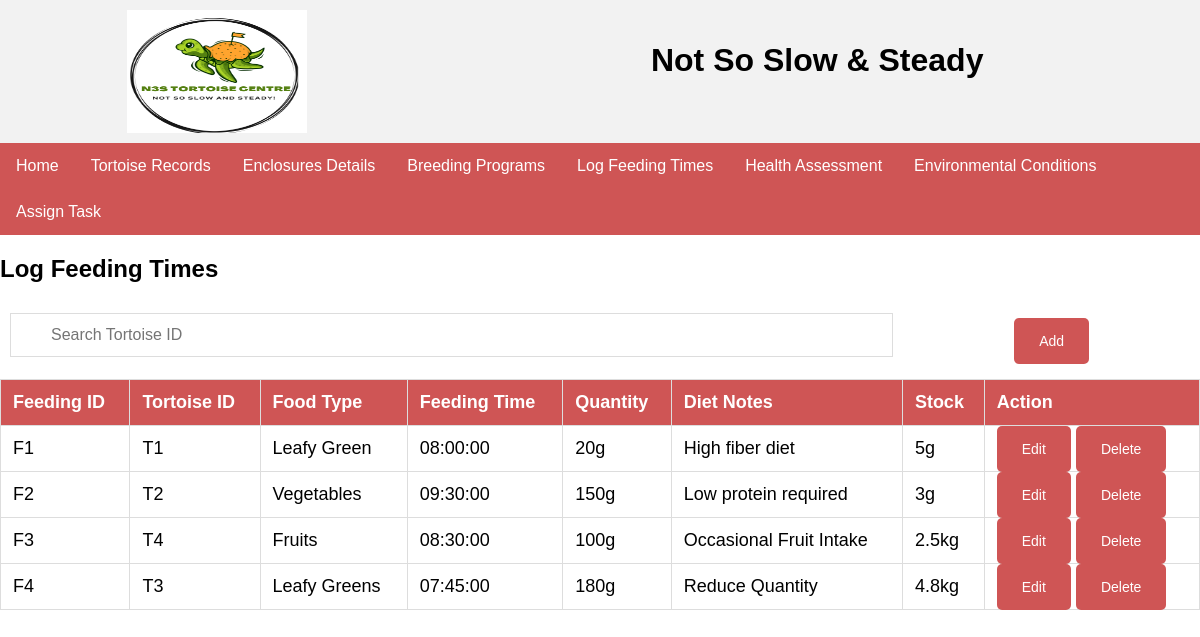
The page /feedingTimes.php on the database its author committed.
### tables this page shows
CREATE TABLE `feedingtimes` (
  `f_ID` varchar(100) NOT NULL,
  `t_ID` varchar(4) NOT NULL,
  `foodType` varchar(500) NOT NULL,
  `feedingTime` time NOT NULL,
  `quantity` varchar(1000) NOT NULL,
  `dietNotes` varchar(1000) NOT NULL,
  `stock` varchar(400) NOT NULL
);

### feedingTimes.php (the view, shortened to what this page needs)
<?php
include "./db.php";
$sql = " SELECT f_ID, t_ID, foodType, feedingTime, quantity, dietNotes, stock  FROM feedingtimes";
$result = $conn->query($sql);
?>
<!DOCTYPE html>
<html>
<head>
</head>
<body>
<table>
    <td style="border: 0px solid #ddd;"><img src="logo.png" width="180" height="123"></td>
    <td style="border: 0px solid #ddd;"><h1>Not So Slow & Steady</h1></td>
</table>
<ul>
  <li><a href="home.php">Home</a></li>
  <li><a href="tortoiseRecords.php">Tortoise Records</a></li>
  <li><a href="enclosure.php">Enclosures Details</a></li>
  <li><a href="breedingProgram.php">Breeding Programs</a></li>
  <li><a href="FeedingTimes.php">Log Feeding Times</a></li>
  <li><a href="healthAssessment.php">Health Assessment</a></li>
  <li><a href="environmentalConditions.php">Environmental Conditions</a></li>
  <li><a href="assignTask.php">Assign Task</a></li>
</ul>
<h2>Log Feeding Times</h2>
<table style="border: 0px solid #ddd;">
    <td style="border: 0px solid #ddd;"><input type="text" id="myInput" onkeyup="myFunction()" placeholder="Search Tortoise ID" title="Type ID"></td>
    <td style="border: 0px solid #ddd;"><a href="feedingTimes_Create.php" class="button">Add</a></td>
</table>
<table id="myTable">
  <tr class="header">
    <th>Feeding ID</th>
    <th>Tortoise ID</th>
    <th>Food Type</th>
    <th>Feeding Time</th>
    <th>Quantity</th>
    <th>Diet Notes</th>
    <th>Stock</th>
    <th>Action</th>
  </tr>
  <?php
    if ($result->num_rows > 0) {
      while ($row = $result->fetch_assoc()) {
  ?>
  <tr>
    <td><?php echo $row['f_ID']; ?></td>
    <td><?php echo $row['t_ID']; ?></td>
    <td><?php echo $row['foodType']; ?></td>
    <td><?php echo $row['feedingTime']; ?></td>
    <td><?php echo $row['quantity']; ?></td>
    <td><?php echo $row['dietNotes']; ?></td>
    <td><?php echo $row['stock']; ?></td>
    <td>
      <a href="feedingTimes_Update.php?f_ID=<?php echo $row['f_ID']; ?>" class="button">Edit</a>
      <a href="feedingTimes_Delete.php?f_ID=<?php echo $row['f_ID']; ?>" class="button" style="background-color: #cf5555;">Delete</a>
    </td>
  </tr>
  <?php
      }
    }
  ?>
</table>
</body>
</html>

### feedingTimes.php (style rules this page uses)
body { font-family: Arial; margin: 0; }
ul { list-style-type: none; margin: 0; padding: 0; overflow: hidden; background-color: #cf5555; }
ul li { float: left; }
ul li a { display: block; color: white; padding: 14px 16px; text-decoration: none; }
table { width: 100%; border-collapse: collapse; }
th, td { border: 1px solid #ddd; padding: 10px; text-align: center; }
th { background-color: #cf5555; color: white; }
h1 { text-align: center; }
.button { background-color: #cf5555; border: none; color: white; padding: 15px 25px; text-decoration: none; font-size: 14px; cursor: pointer; border-radius: 5px; }
* { box-sizing: border-box; }
#myInput { background-image: url('/css/searchicon.png'); background-position: 10px 10px; background-repeat: no-repeat; width: 100%; font-size: 16px; padding: 12px 20px 12px 40px; border: 1px solid #ddd; margin-bottom: 12px; }
#myTable { border-collapse: collapse; width: 100%; border: 1px solid #ddd; font-size: 18px; }
#myTable th, #myTable td { text-align: left; padding: 12px; }
#myTable tr { border-bottom: 1px solid #ddd; }
#myTable tr.header, #myTable tr:hover { background-color: #f1f1f1; }

### rows shown on the page
feedingtimes: f_ID "F1", t_ID "T1", foodType "Leafy Green", feedingTime "08:00:00", quantity "20g", dietNotes "High fiber diet", stock "5g"
feedingtimes: f_ID "F2", t_ID "T2", foodType "Vegetables", feedingTime "09:30:00", quantity "150g", dietNotes "Low protein required", stock "3g"
feedingtimes: f_ID "F3", t_ID "T4", foodType "Fruits", feedingTime "08:30:00", quantity "100g", dietNotes "Occasional Fruit Intake", stock "2.5kg"
feedingtimes: f_ID "F4", t_ID "T3", foodType "Leafy Greens", feedingTime "07:45:00", quantity "180g", dietNotes "Reduce Quantity", stock "4.8kg"
